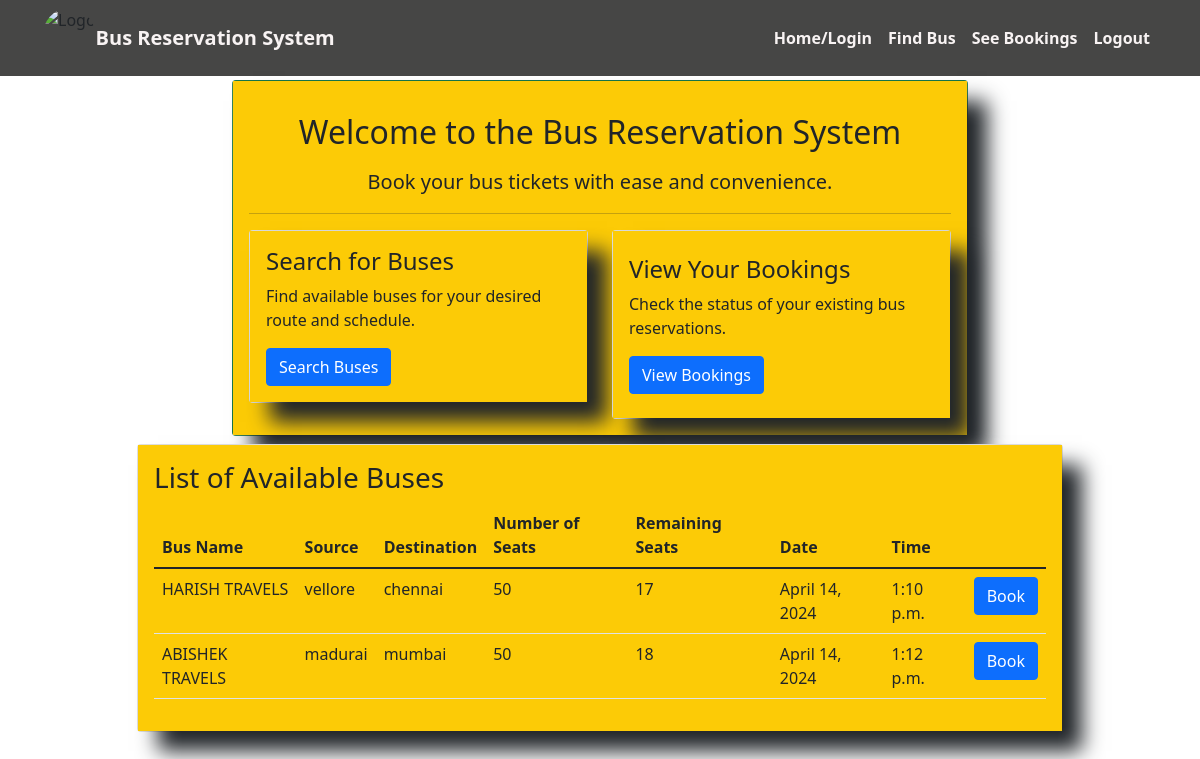
The app's page / (signed in) with its own data.
### myapp/models.py (models this page shows, shortened)
class Bus(models.Model):
    bus_name = models.CharField(max_length=30)
    source = models.CharField(max_length=30)
    dest = models.CharField(max_length=30)
    nos = models.DecimalField(decimal_places=0, max_digits=2)
    rem = models.DecimalField(decimal_places=0, max_digits=2)
    price = models.DecimalField(decimal_places=2, max_digits=6)
    date = models.DateField()
    time = models.TimeField()
    class Meta:
        verbose_name_plural = "List of Busses"

### myapp/views.py (the view)
# urls.py: path('', views.home, name="home"),
def home(request):
    if request.user.is_authenticated:
        buses = Bus.objects.all()  # Fetch all the buses from the database
        context = {
            'buses': buses
        }
        return render(request, 'myapp/home.html', context)
    else:
        return render(request, 'myapp/signin.html')

### myapp/templates/myapp/home.html (shortened to what this page needs)
{% extends 'myapp/base.html' %} {% block content %}
<div class="container py-1 ">
        <div class="row justify-content-center">
         <div class="col-md-8"> <div class="card bg-gradient bg-success">
            <div class="card-body">
                <div class="backcont">
                    <h2 class="my-3 text-center text-dark">Welcome to the Bus Reservation System</h2>
                <p class="lead text-center">Book your bus tickets with ease and convenience.</p>
                 <hr> <div class="row">
                    <div class="col-md-6">
                        <div class="card bg-light">
                            <div class="card-body "> <h4 class="card-title">Search for Buses</h4>
                                <p class="card-text">Find available buses for your desired route and schedule.</p> <a href="{% url 'findbus' %}" class="btn btn-primary">Search Buses</a>
                            </div>
                        </div>
                    </div>
                    <div class="col-md-6">
                        <div class="card bg-light">
                             <div class="card-body py-4">
                                 <h4 class="card-title">View Your Bookings</h4>
                                 <p class="card-text">Check the status of your existing bus reservations.</p>
                                 <a href="{% url 'seebookings' %}" class="btn btn-primary">View Bookings</a> </div>
                             </div>
                        </div>
                    </div>
                </div>
            </div>
        </div>
    </div>
</div>
</div>
<div class="container py-1">
    <div class="row justify-content-center">
      <div class="col-md-10">
        <div class="card">
          <div class="card-body">
            <h3 class="card-title">List of Available Buses</h3>
            {% if buses %}
            <table class="table">
              <thead>
                <tr>
                  <th>Bus Name</th>
                  <th>Source</th>
                  <th>Destination</th>
                  <th>Number of Seats</th>
                  <th>Remaining Seats</th>
                  <th>Date</th>
                  <th>Time</th>
                </tr>
              </thead>
              <tbody>
                {% for bus in buses %}
                <tr>
                  <td>{{ bus.bus_name }}</td>
                  <td>{{ bus.source }}</td>
                  <td>{{ bus.dest }}</td>
                  <td>{{ bus.nos }}</td>
                  <td>{{ bus.rem }}</td>
                  <td>{{ bus.date }}</td>
                  <td>{{ bus.time }}</td>
                  <td>
                    <a href="{% url 'findbus' %}" class="btn btn-primary">Book</a>
                </td>
                </tr>
                {% endfor %}
              </tbody>
            </table>
            {% else %}
            <p>No buses available.</p>
            {% endif %}
          </div>
        </div>
      </div>
    </div>
  </div>
{% endblock %}

### myapp/templates/myapp/base.html (shortened to what this page needs)
<!doctype html>
<html lang="en">
<head>
    <link rel="stylesheet" href="https://cdn.jsdelivr.net/npm/bootstrap@5.1.3/dist/css/bootstrap.min.css">
</head>
<body>
<nav class="navbar navbar-expand-lg navbar-dark">
    <div class="container">
        <img src="https://t3.ftcdn.net/jpg/05/71/69/10/360_F_571691018_GxAIRdpQ1wk38db2lYkWQEhxqalnBsL3.jpg" alt="Logo" class="logo">
        <a class="navbar-brand " href="#">Bus Reservation System</a>
        <div class="collapse navbar-collapse" id="navbarNavDropdown">
            <ul class="navbar-nav ms-auto">
                <li class="nav-item active">
                    <a class="nav-link" href="{% url 'home' %}">Home/Login</a>
                </li>
                <li class="nav-item">
                    <a class="nav-link" href="{% url 'findbus' %}">Find Bus</a>
                </li>
                <li class="nav-item">
                    <a class="nav-link" href="{% url 'seebookings' %}">See Bookings</a>
                </li>
                {% if request.user.is_active %}
                <li class="nav-item">
                    <a class="nav-item nav-link " href="{% url 'signout' %}">Logout</a>
                </li>
                {% else %}
                <li class="nav-item">
                    <a class="nav-link" href="{% url 'signup' %}">Registration</a>
                </li>
                {% endif %}
            </ul>
        </div>
    </div>
</nav>
{% block content %}
{% endblock %}
</body>
</html>

### myapp/templates/myapp/base.html (style rules this page uses)
body { background-image: url(https://mcdn.wallpapersafari.com/medium/87/83/aINmBZ.jpg); background-repeat: no-repeat; background-size:cover; }
.navbar { background-color: #464645 !important; }
.navbar-brand, .nav-link { color: rgb(248, 243, 243) !important; font-weight: 700; }
.logo { max-width:60px; height: 60px; border-radius: 50%; }

### myapp/templates/myapp/home.html (style rules this page uses)
.card-body { background-color: #FCCB06 ; box-shadow: 20px 20px 20px ; }

### records on screen
Bus: bus_name "HARISH TRAVELS", source "vellore", dest "chennai", nos "50", rem "17", date "April 14, 2024", time "1:10 p.m."
Bus: bus_name "ABISHEK TRAVELS", source "madurai", dest "mumbai", nos "50", rem "18", date "April 14, 2024", time "1:12 p.m."
